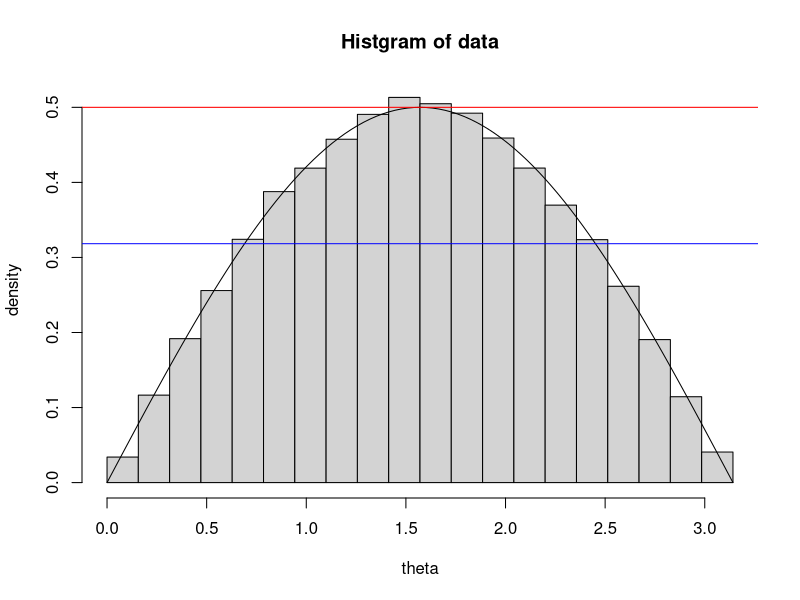

R code for this plot:
#???ږ@

candidate <- 1/pi
M <- pi/2
n <- 100000

theta <- runif(n, min = 0, max = pi)
u <- runif(n, min = 0, max = 1)

condition <- (u < sin(theta))

hist <- (theta[condition])

hist(hist, breaks=seq(0, pi, by=pi/20), 
main="Histgram of data", xlab="theta", ylab="density", freq=FALSE)
curve(sin(x)/2, 0, pi, add=TRUE) 
abline(h=1/2, col="red") 
abline(h=1/pi, col="blue") 